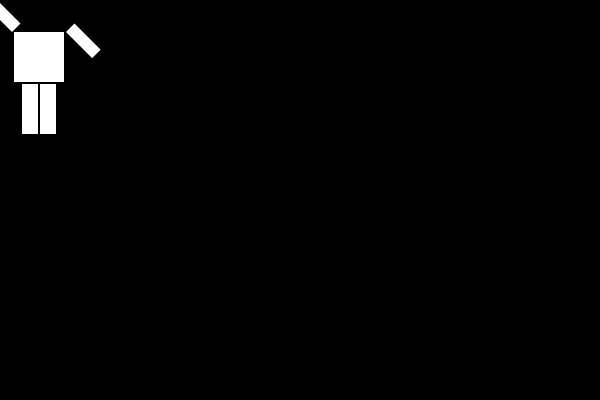
Frame 1 (no input)
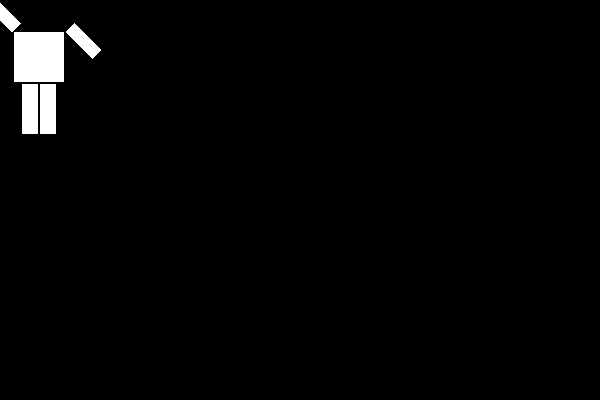
Frame 60 (the mouse pressed at the canvas centre just before this capture)
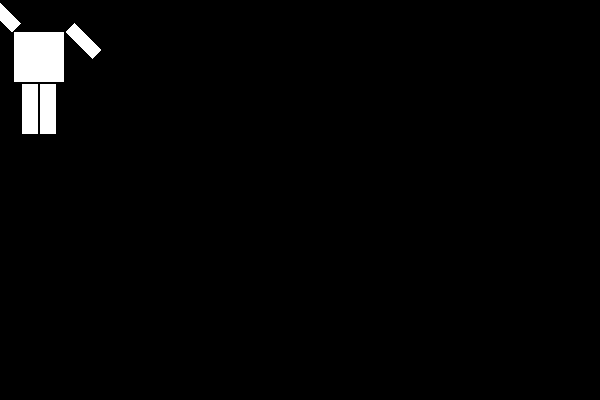
Frame 120 (the mouse held since frame 60 and released just before this capture)

The Processing sketch that drew these frames (run headless with seeded random() and noise(); from frame 60 on, the mouse is pressed at the canvas centre):

// Processing sketch: Robot
// ── Robot.pde
void setup() {
  size(600, 400);
  background(0);
  stroke(255);
}

void drawLeftArm() {
  pushMatrix();
    translate(12, 32);
    rotate(radians(135));
    rect(-12, 0, 12, 32);
  popMatrix();
}

void drawRightArm() {
  pushMatrix();
    translate(66, 32);
    rotate(radians(-45));
    rect(0, 0, 12, 37);
  popMatrix();
}

void drawRobot() {
  noStroke();
  rect(14, 32, 50, 50);
  drawLeftArm();
  drawRightArm();
  rect(22, 84, 16, 50);
  rect(40, 84, 16, 50);
}

void draw() {
  drawRobot();
}
